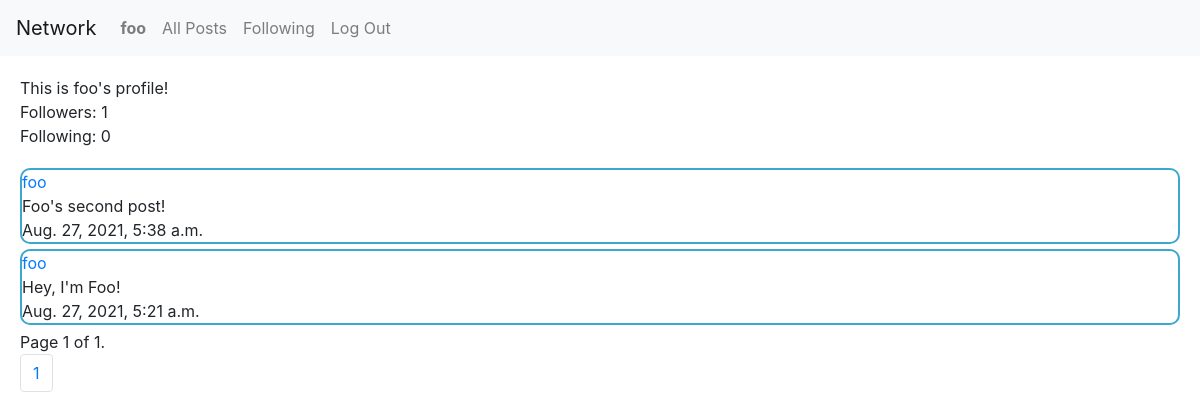
The app's page /user/foo (signed in), older data.
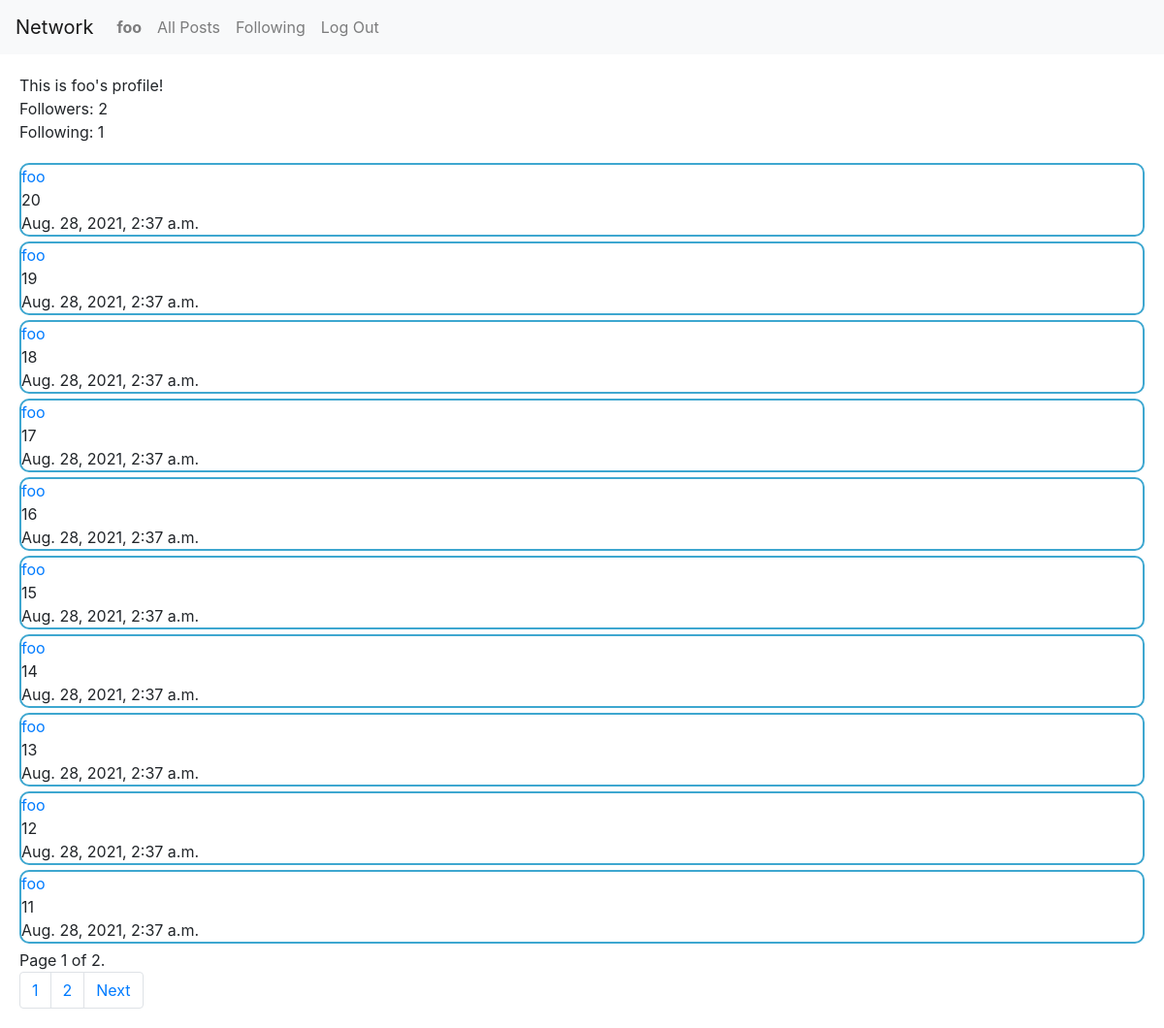
The same page, newer data.
### network/models.py (models this page shows, shortened)
class Post(models.Model):
    user = models.ForeignKey(User, on_delete=CASCADE, related_name="user_posts", null=False)
    content = models.CharField(max_length = 100)
    timestamp = models.DateTimeField(auto_now_add=True, editable=True)
    likes = models.ManyToManyField(User, blank=True, null=True, related_name="post_likers")

class User(AbstractUser):
    followers = models.ManyToManyField("self", blank=True, symmetrical=False, related_name="follower_users") #symmetrical=False to break the one on one relation
    following = models.ManyToManyField("self", blank=True, symmetrical=False, related_name="following_users") #probably it would be better to use an intermediary model

### network/views.py (the view)
# urls.py: path("user/<str:username>", views.userPage, name="userPage"),
@login_required(login_url='login')
def userPage(request, username):
    reqUser = request.user
    user = User.objects.get(username=username)
    followers = user.followers.all()
    following = user.following.all()
    posts = user.user_posts.all()
    posts = posts.order_by("-timestamp").all()
    followBool = follows(reqUser, user)
    paginator = Paginator(posts, 10)
    page_number = request.GET.get('page')
    page_obj = paginator.get_page(page_number)
    return render(request, "network/userPage.html",{
        "followers": len(followers),
        "form":PostForm(),
        "following":len(following),
        "page_obj":page_obj,
        "userPage":user,
        "followBool":followBool,
    })

### network/views.py (called while the page is built)
def follows(follower,followed):
    return follower.following.filter(username=followed.username).exists()

### network/templates/network/userPage.html (shortened to what this page needs)
{% extends "network/layout.html" %}
{% load static %}
{% block body %}
    <div>
        <div>
            This is {{userPage}}'s profile!
        </div>
        <div>
            Followers: {{followers}}
            <br>
            Following: {{following}}
        </div>
    </div>
{% endblock %}

### network/templates/network/layout.html (shortened to what this page needs)
{% load static %}
<!DOCTYPE html>
<html lang="en">
    <head>
        <link rel="stylesheet" href="https://stackpath.bootstrapcdn.com/bootstrap/4.4.1/css/bootstrap.min.css">
        <link href="{% static 'network/styles.css' %}" rel="stylesheet">
    </head>
    <body>
        <nav class="navbar navbar-expand-lg navbar-light bg-light">
            <a class="navbar-brand" href="#">Network</a>
            <div>
              <ul class="navbar-nav mr-auto">
                {% if user.is_authenticated %}
                    <li class="nav-item">
                        <a class="nav-link" id="user-page" href="{% url 'userPage' user.username%}"><strong>{{ user.username }}</strong></a>
                    </li>
                {% endif %}
                <li class="nav-item">
                  <a class="nav-link"  id="all-posts" href="{% url 'index' %}">All Posts</a>
                </li>
                {% if user.is_authenticated %}
                    <li class="nav-item">
                        <a class="nav-link" href="{% url 'followingView' %}">Following</a>
                    </li>
                    <li class="nav-item">
                        <a class="nav-link" href="{% url 'logout' %}">Log Out</a>
                    </li>
                {% endif %}
              </ul>
            </div>
          </nav>
        <div class="body">
            {% block body %}
            {% endblock %}
            <div class="posts-view">
                {% for post in page_obj %}
                    <div class="post">
                        <a href="{% url 'userPage' post.user.username %}">{{post.user}}</a>
                        <br>
                        {{post.content}}
                        <br>
                        {{post.timestamp}}
                    </div>
                {% endfor %}
            </div>
            <div class="pagination">
                <span class="step-links">
                    <span class="current">
                        Page {{ page_obj.number }} of {{ page_obj.paginator.num_pages }}.
                    </span>
                </span>
            </div>
            <nav aria-label="Page navigation example">
                <ul class="pagination">
                    {% for x in page_obj.paginator.page_range %}
                        <li class="page-item"><a class="page-link" href="?page={{x}}">{{x}}</a></li>
                    {% endfor %}
                    {% if page_obj.has_next %}
                        <li class="page-item"><a class="page-link" href="?page={{ page_obj.next_page_number }}">Next</a></li>
                    {% endif %}
                </ul>
            </nav>
        </div>
    </body>
</html>

Row changes from the older to the newer data that the page shows:
no longer on this page (row unchanged): Post: user "foo", content "Foo's second post!", timestamp "Aug. 27, 2021, 5:38 a.m."
no longer on this page (row unchanged): Post: user "foo", content "Hey, I'm Foo!", timestamp "Aug. 27, 2021, 5:21 a.m."
added Post: user "foo", content "20", timestamp "Aug. 28, 2021, 2:37 a.m."
added Post: user "foo", content "19", timestamp "Aug. 28, 2021, 2:37 a.m."
added Post: user "foo", content "18", timestamp "Aug. 28, 2021, 2:37 a.m."
added Post: user "foo", content "17", timestamp "Aug. 28, 2021, 2:37 a.m."
added Post: user "foo", content "16", timestamp "Aug. 28, 2021, 2:37 a.m."
added Post: user "foo", content "15", timestamp "Aug. 28, 2021, 2:37 a.m."
added Post: user "foo", content "14", timestamp "Aug. 28, 2021, 2:37 a.m."
added Post: user "foo", content "13", timestamp "Aug. 28, 2021, 2:37 a.m."
added Post: user "foo", content "12", timestamp "Aug. 28, 2021, 2:37 a.m."
added Post: user "foo", content "11", timestamp "Aug. 28, 2021, 2:37 a.m."
Text that changed along with them:
{{ followers }}: "1" → "2"
{{ following }}: "0" → "1"
{{ page_obj.paginator.num_pages }}: "1" → "2"
new list line: "2"
text now shown: "Next"
